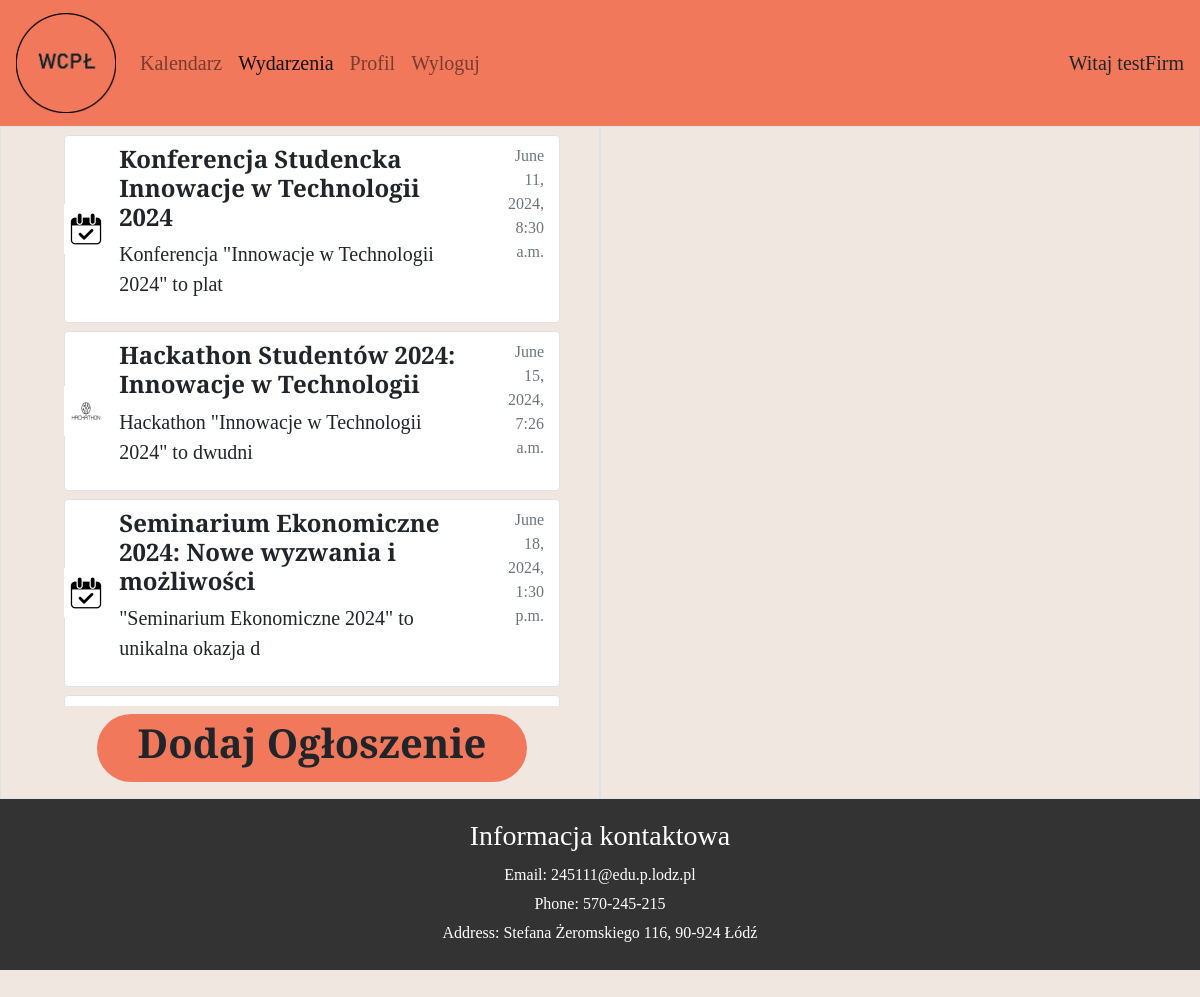
Screenshot of /events/ (signed in) with the database file from the repository.
### main/models.py (models this page shows, shortened)
class Event(models.Model):
    picture = models.ImageField(default='default.jpg', upload_to='event_pics')
    author = models.ForeignKey(User, on_delete=models.CASCADE)
    users = models.ManyToManyField(User, related_name="users_list", blank=True)
    addDate = models.DateTimeField(default=timezone.now)
    startDate = models.DateTimeField(default=timezone.now)
    endDate = models.DateTimeField(default=timezone.now)
    title = models.CharField(max_length=100)
    description = models.CharField(max_length=620)
    accepted = models.IntegerField(default=0)
    class Meta:
        ordering = ['startDate']

### main/views.py (the view)
# urls.py: path('events/', views.eventsSearch, name='events-search'),
@login_required
def eventsSearch(request):
    context = {
        'events': Event.objects.all(),
        'errorsCode': 0
        }
    return render(request, "main/events_search.html", context)

### main/templates/main/events_search.html (shortened to what this page needs)
{% extends "main/base.html" %}
{% load static %}
{% block events_activate %}
active
{% endblock events_activate %}
{% block content %}
<div class="container-fluid" style="background-color: #F1E7E1; font-family:Bree Serif">
    <div class="row">
        <div class="col-md-6 col-sm-12 py-2 ps-5 pe-4 border">
            <div class="container mb-2">
                <div class="container-fluid" style="height: 571px; max-height: 571px; overflow-y: scroll;">
                    {% for event in events %}
                    {% if event.accepted %}
                    <div class="row rounded border border-5 mb-2 bg-white">
                        <div class="col-md-1">
                            <div class="d-flex justify-content-center align-items-center" style="height: 100%;width: 100%;">
                                <img class="rounded" src="{{ event.picture.url }}" alt="event-icon" style="width: 50px; height: 50px;">
                            </div>
                        </div>
                        <a class="col-md-9 btn pt-2 text-start" href="{% url 'events-info' event.id %}">
                            <h4 class="fw-bold">{{ event.title }}</h4>
                            <p class="fs-5">{{ event.description|slice:":50" }}</p>
                        </a>
                        <div class="col-md-2 text-end pt-2 text-muted">
                            {{ event.startDate }}
                        </div>
                    </div>
                    {% endif %}
                    {% endfor %}
                </div>
                <div class="row px-5 mt-2">
                    <a class="col-md-12 btn pt-1 rounded-pill text-center" href="{% url 'events-add' errors=errorsCode %}" style="background-color: #F2785C">
                        <h1 class="fw-bold">Dodaj Ogłoszenie</h1>
                    </a>
                </div>
            </div>
        </div>
        <div class="col-md-6 col-sm-12 py-2 pe-3 border">
        </div>
    </div>
</div>
{% endblock content %}

### main/templates/main/base.html (shortened to what this page needs)
{% load static %}
<!DOCTYPE html>
<html>
    <head>
        <link rel="stylesheet" href="{% static 'main/main.css' %}">
        <link href="https://cdn.jsdelivr.net/npm/bootstrap@5.0.2/dist/css/bootstrap.min.css" rel="stylesheet">
        <link rel="stylesheet" href="https://stackpath.bootstrapcdn.com/bootstrap/4.5.2/css/bootstrap.min.css">
        <link rel="stylesheet" href="https://cdn.jsdelivr.net/npm/bootstrap-icons@1.11.3/font/bootstrap-icons.min.css">
    </head>
    <body style="background-color: #F1E7E1; font-family:Bree Serif">
        <nav class="navbar navbar-expand-lg navbar-light">
            <a class="navbar-brand" href="#">
                <img src="{% static 'main/logo.png' %}" alt="logo" style="width: 100px;height: 100px;">
            </a>
            <div class="collapse navbar-collapse" id="navbarSupportedContent">
              <ul class="navbar-nav mr-auto">
                {% if user.is_authenticated %}
                <li class="nav-item">
                  <a class="nav-link {% block calendar_activate %}{% endblock %}" href="{% url 'calendar' %}">Kalendarz</a>
                </li>
                <li class="nav-item">
                  <a class="nav-link {% block events_activate %}{% endblock %}" href="{% url 'events-search' %}">Wydarzenia</a>
                </li>
                <li class="nav-item">
                    <a class="nav-link {% block profile_activate %}{% endblock %}" href="{% url 'profile-home' user.username %}">Profil</a>
                </li>
                <li class="nav-item">
                    <a class="nav-link" href="{% url 'logout' %}">Wyloguj</a>
                </li>
                {% endif %}
              </ul>
              {% if user.is_authenticated %}
              <span class="span-text">
                Witaj {{ user.username }}
              </span>
              {% endif %}
            </div>
        </nav>
        {% block content %}{% endblock %}
    </body>
    <footer>
        <div class="footer-container">
            <div class="contact-info">
                <h3>Informacja kontaktowa</h3>
                <p>Email: 245111@edu.p.lodz.pl</p>
                <p>Phone: 570-245-215</p>
                <p>Address:  Stefana Żeromskiego 116, 90-924 Łódź</p>
            </div>
        </div>
    </footer>
</html>

### main/static/main/main.css (style rules this page uses)
body { background-color: #F1E7E1; overflow-x: hidden; font-family: "Bree Serif"; font-size: 20px; margin: 0; }
.navbar { background-color: #F2785C; font-size: 20px; }
footer { background-color: #333; color: #fff; padding: 20px; width: 100%; bottom: 0; }
.footer-container { margin: 0 auto; }
.contact-info { text-align: center; }
.contact-info h3 { margin-bottom: 10px; }
.contact-info p { margin: 5px 0; }

### rows the page displays
Event: picture (placeholder picture), title "Konferencja Studencka Innowacje w Technologii 2024", description "Konferencja \"Innowacje w Technologii 2024\" to plat", startDate "June 11, 2024, 8:30 a.m."
Event: picture (picture), title "Hackathon Studentów 2024: Innowacje w Technologii", description "Hackathon \"Innowacje w Technologii 2024\" to dwudni", startDate "June 15, 2024, 7:26 a.m."
Event: picture (placeholder picture), title "Seminarium Ekonomiczne 2024: Nowe wyzwania i możliwości", description "\"Seminarium Ekonomiczne 2024\" to unikalna okazja d", startDate "June 18, 2024, 1:30 p.m."

### other values shown
{{ user.username }} "testFirm"
